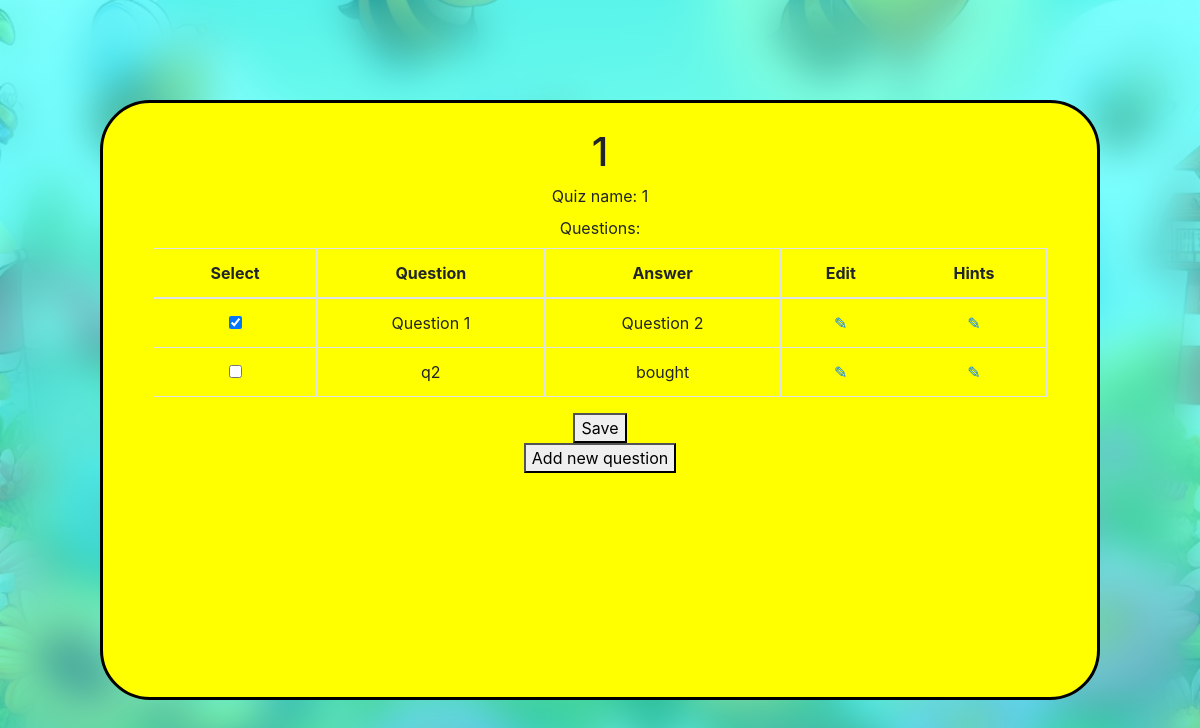
/quizzes/quiz/12/, run on an earlier commit of the app's database.
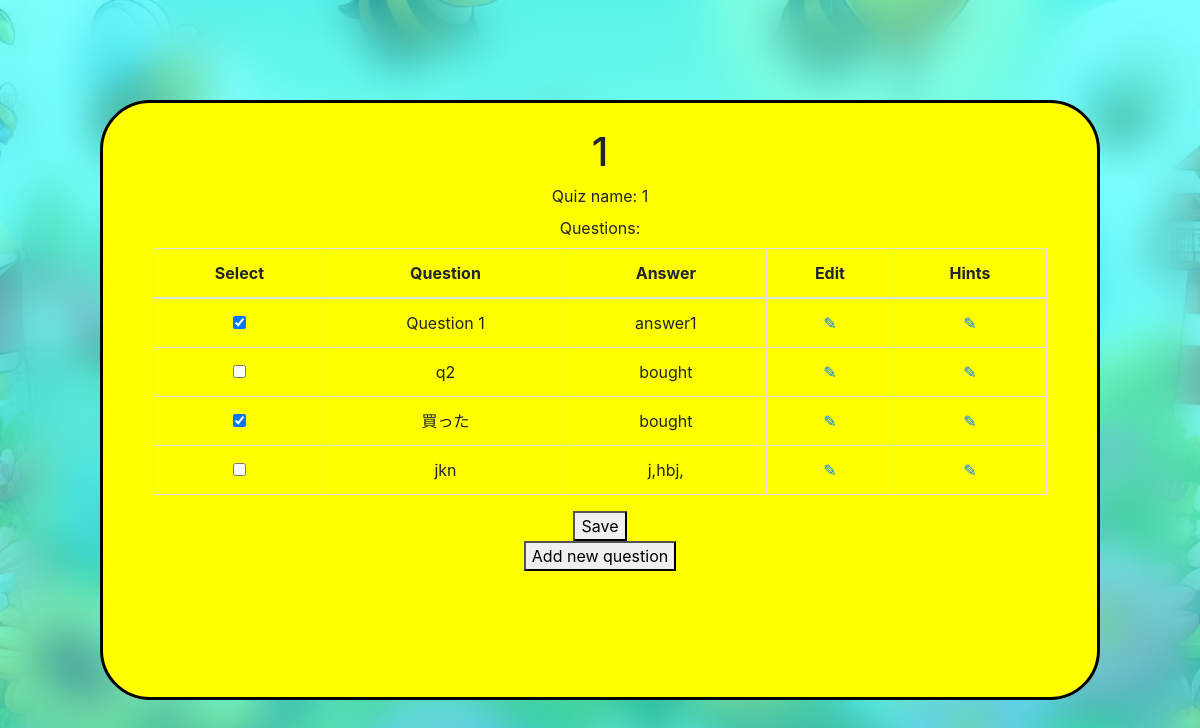
And on a later commit of the database.
### quiz_creator/models.py (models this page shows, shortened)
class Question(models.Model):
    question_text = models.CharField(max_length=50)
    answer_text = models.CharField(max_length=50)
    question_language = models.ForeignKey(Language, related_name='question_language', on_delete=models.CASCADE)
    answer_language = models.ForeignKey(Language, related_name='answer_language', on_delete=models.CASCADE)

class Quiz(models.Model):
    quiz_name = models.CharField(max_length=50, unique=True)
    questions = models.ManyToManyField(Question, blank=True)

### quiz_creator/views.py (the view, shortened to what this page needs)
# urls.py: path('quizzes/quiz/<int:pk>/', views.quiz_detail, name='quiz_detail'),
def quiz_detail(request, pk):
    global current_quiz
    current_quiz = pk
    all_questions = Question.objects.all()
    quiz = get_object_or_404(Quiz, pk=pk)
    form = QuizDetailForm()
    if request.method == "GET":
        return (render(
            request,
            'quiz_creator/quiz_detail.html',
            {'quiz': quiz, 'form': form, 'all_questions': all_questions}
        ))

### quiz_creator/forms.py
class QuizDetailForm(forms.ModelForm):
    questions = forms.ModelMultipleChoiceField(
        queryset=Question.objects.all(),
        widget=forms.CheckboxSelectMultiple,
        required=False
    )
    class Meta:
        model = Quiz
        fields = ['questions']
    def __init__(self, *args, **kwargs):
        super().__init__(*args, **kwargs)
        if self.instance.pk:
            self.fields['questions'].initial = self.instance.questions.all()

### quiz_creator/templates/quiz_creator/quiz_detail.html (shortened to what this page needs)
{% extends 'base_yellow.html' %}
{% block yellow_content %}
  <h1>{{ quiz.quiz_name }}</h1>
  <form method="POST">
    <div>
      <label for="id_quiz_name">Quiz name:</label>
      {{ quiz.quiz_name }}
    </div>
    <div>
      <label>Questions:</label>
      <table class="table table-bordered table-hover border">
        <thead>
          <tr>
            <th>Select</th>
            <th>Question</th>
            <th>Answer</th>
            <th>Edit</th>
            <th>Hints</th>
          </tr>
        </thead>
        <tbody>
         {% for question in all_questions.all %}
            <tr>
              <td><input type="checkbox" value="{{ question.pk }}" name="question"
                {% if question in quiz.questions.all %}
                  checked="checked"
                {% endif %}
                ></td>
              <td>{{ question.question_text }}</td>
              <td>{{ question.answer_text }}</td>
              <td><a href="{% url 'question_detail' question.pk %}">✎</a></td>
              <td><a href="{% url 'hints' question.pk %}">✎</a></td>
            </tr>
          {% endfor %}
        </tbody>
      </table>
    </div>
    <button type="submit">Save</button>
    </form>
      <a href="{% url 'question_detail' 0 %}">
        <button>Add new question</button>
      </a>
{% endblock %}

What changed in the data, as far as the page shows it:
changed Question "Question 1": answer_text "Question 2" → "answer1"
added Question: question "☑", question_text "買った", answer_text "bought"
added Question: question_text "jkn", answer_text "j,hbj,"
